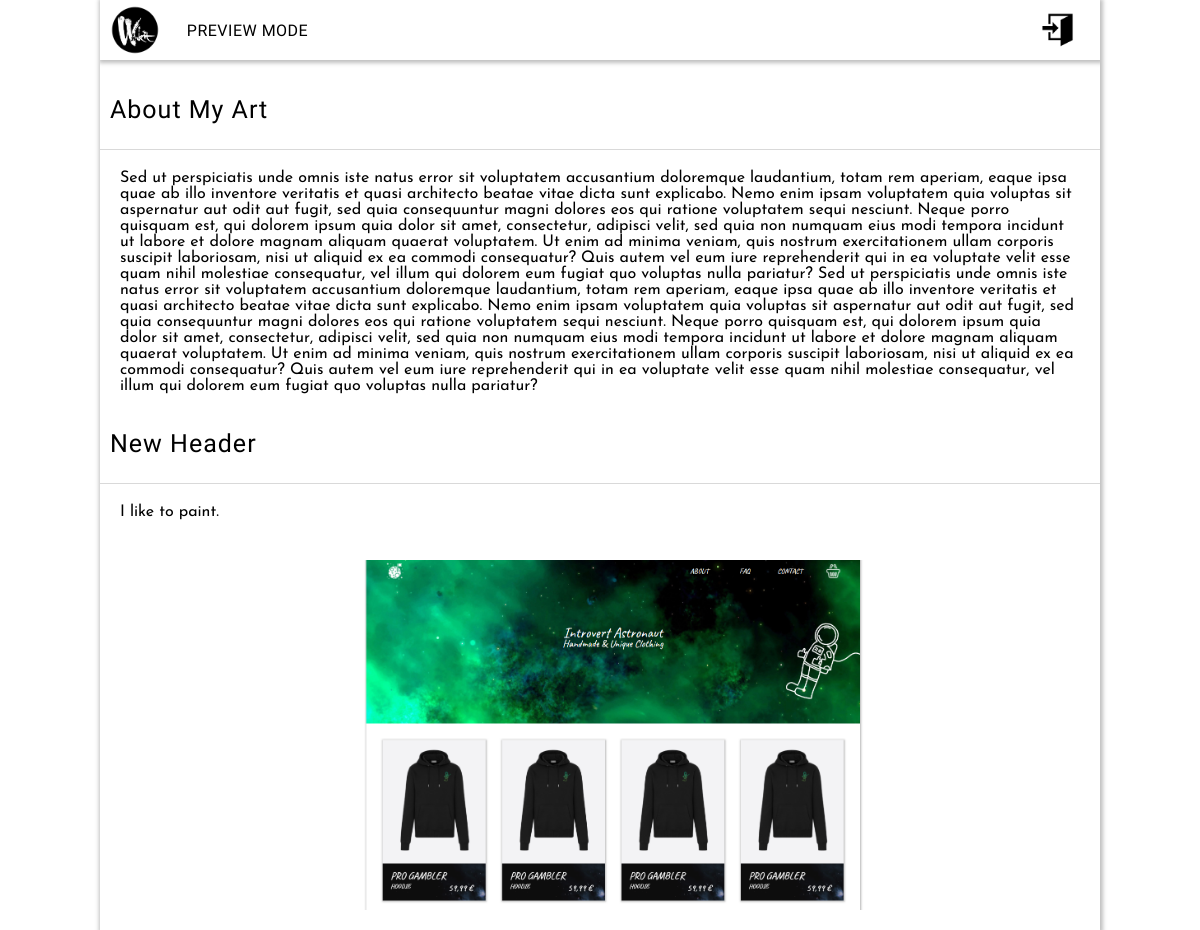
Screenshot of /dashboardExtensions/preview-about-page.php (signed in) with the database file from the repository.
### tables this page shows
CREATE TABLE `about` (
  `id` int(11) NOT NULL,
  `info_block` text NOT NULL,
  `title` text NOT NULL,
  `live` int(5) NOT NULL,
  `order_of_info` int(5) NOT NULL,
  `image` text NOT NULL,
  `imageStyle` text NOT NULL
);

### classes/DB.php (called while the page is built, shortened)
<?php
    class DB{
        private static $_instance = null;
        private $_pdo,
                $_query,
                $_error = false,
                $_results,
                $_count = 0;
        private function __construct(){
            try{
                $this->_pdo = new PDO('mysql:host='. Config::get("mysql/host") .';dbname='. Config::get("mysql/db").';charset=utf8',
                Config::get("mysql/username"), Config::get("mysql/password"));
            }
            catch(PDOException $e){
                die($e->getMessage());
            }
        }
        public static function getInstance(){
            if(!isset(self::$_instance)){
                self::$_instance = new DB();
            }
            return self::$_instance;
        }
        public function query($sql, $params = []){
            if($this->_query = $this->_pdo->prepare($sql)){
                $x = 1;
                if(count($params)){
                    foreach($params as $param){
                        $this->_query->bindValue($x, $param);
                        $x++;
                    }
                }
                if($this->_query->execute()){
                    $this->_results = $this->_query->fetchAll(PDO::FETCH_OBJ);
                } else{
                    $this->_error = true;
                }
            }
            return $this;
        }
        protected function _read($table, $params = []){
            $conditionString = '';
            $bind = [];
            $order = '';
            $limit = '';
            if(isset($params['conditions'])){
                if(is_array($params['conditions'])){
                    foreach($params['conditions'] as $condition){
                        $conditionString .= ' ' .  $condition . ' AND';
                    }
                    $conditionString = trim($conditionString);
                    $conditionString = rtrim($conditionString, ' AND');
                } else{
                    $conditionString = $params['conditions'];
                }
                if($conditionString != ''){
                    $conditionString = ' WHERE ' . $conditionString;
                }
            }
            if(array_key_exists('bind', $params)){
                $bind = $params['bind'];
            }
            if(array_key_exists('order', $params)){
                $order = ' ORDER BY ' . $params['order'];
            }
        $sql = "SELECT * FROM {$table}{$conditionString}{$order}{$limit}";
        if(!$this->query($sql, $bind)->results()){
            return false;
        }
        return true;
        }
        public function find($table, $params = []){
            if($this->_read($table, $params)){
                return $this->results();
            }
            return false;
        }
        public function results(){
            return $this->_results;
        }
    }
?>

### classes/Config.php (called while the page is built)
<?php
    class Config{
        public static function get($path = null){
            if($path){
                $config = $GLOBALS['config'];
                $path = explode('/', $path);
                foreach($path as $bit){
                    if(isset($config[$bit])){
                        $config = $config[$bit];
                    }
                }
                return $config;
            }
            return false;
        }
    }
?>

### dashboardExtensions/preview-about-page.php (the view, shortened to what this page needs)
<html>
    <head>
        <?php
             include_once("../includes/dashboardhead.php");
        ?>
        <link rel="stylesheet" href="../public/style/index.css">
        <link rel="stylesheet" href="../public/style/products.css">
        <link rel="stylesheet" href="../public/style/terms-and-conditions.css">
        <link rel="stylesheet" href="../public/style/about-page.css">
    </head>
<body>
    <div class="content">
        <div class="center-content" id="center-content">
                    <div class="products-nav-container">
                        <div class="products-nav-logo"></div>
                        <div class="products-nav-button-container">
                            <div class="products-nav-button">
                                <div class="button-text" style="white-space: nowrap;">PREVIEW MODE</div>
                            </div>
                        </div>
                        <div class="preview-exit" onclick="window.location.href = './about-page-edit.php';"></div>
                    </div>
                 <div class="about-page-content">
                    <?php
                         $aboutHeaders = DB::getInstance()->find('about', [
                            'order' => 'order_of_info'
                        ]);
                        foreach($aboutHeaders as $aboutHeader):
                            $paragraphArray = json_decode($aboutHeader->info_block);
                            if(empty($aboutHeader->image)):
                     ?>
                        <div class="about-content-header">
                            <p class="about-header-text"><?= $aboutHeader->title; ?></p>
                        </div>
                         <div class="about-paragraph-content">
                            <?php
                                foreach($paragraphArray as $paragraph):
                            ?>
                                <div class="about-paragraph"><?= $paragraph; ?></div>
                            <?php
                                endforeach;
                            ?>
                        </div>
                        <?php
                            else:
                        ?>
                        <div class="about-page-image" style="background-image: url('<?= $aboutHeader->image; ?>');"></div>
                    <?php
                        endif;
                        endforeach;
                    ?>
                 </div>
         </div>
    </div>
    </body>
    </html>

### public/style/dashboard.css (style rules this page uses)
* { margin: 0; padding: 0; box-sizing: border-box; }

### public/style/all-products.css (style rules this page uses)
.button-text { position: absolute; transform: translateY(-50%) translateX(-50%); top: 50%; left: 50%; font-family: 'Big Shoulders Text', cursive; letter-spacing: 0.5px; font-size: 16px; }

### public/style/index.css (style rules this page uses)
* { padding: 0; margin: 0; box-sizing: border-box; }
.content { width: 100%; height: 100%; position: relative; font-size: 0; }
.center-content { position: absolute; width: 1200px; min-height: 40px; height: auto; background-color:white; height: auto; transform: translateX(-50%); left: 50%; overflow: hidden; box-shadow: 1px 1px 4px 2px rgba(0, 0, 0, 0.25); }
.button-text { position: absolute; top: 50%; left: 50%; transform: translateY(-50%) translateX(-50%); cursor: pointer; }
@media only screen and (max-width: 1250px) { .center-content { width: 1000px; } }

### public/style/products.css (style rules this page uses)
.products-nav-container { width: 100%; height: 60px; background-color: white; color: black; font-family: 'Josefin Sans', sans-serif; letter-spacing: 1px; user-select: none; position: relative; box-shadow: 1px 1px 4px 2px rgba(0, 0, 0, 0.25); z-index: 2; }
.products-nav-button-container { height: 100%; position: absolute; top: 50%; left: 90px; transform: translateY(-50%); }
.products-nav-button { font-size: 16px; color: black; display: inline-block; position: relative; height: 100%; width: 115px; user-select: none; }
.products-nav-logo { background-image: url(../img/logo.png); height: 50px; width: 50px; position: absolute; display: inline-block; background-position: center; background-repeat: no-repeat; background-size: cover; transform: translateY(-50%); left: 10px; top: 50%; cursor: pointer; }

### public/style/terms-and-conditions.css (style rules this page uses)
.preview-exit { background-image: url(../img/icons/exit.png); height: 55px; width: 55px; position: absolute; display: inline-block; background-position: center; background-repeat: no-repeat; background-size: cover; transform: translateY(-50%); right: 15px; top: 50%; cursor: pointer; }

### public/style/about-page.css (style rules this page uses)
.about-page-content { width: 100%; padding-bottom: 20px; }
.about-content-header { width: 100%; height: 80px; margin-top: 10px; font-size: 25px; font-family: 'Big Shoulders Text', cursive; letter-spacing: 1px; padding-left: 10px; border-bottom: solid 0.5px rgba(0, 0, 0, 0.15); line-height: 80px; }
.about-header-text { display: inline-block; }
.about-paragraph-content { width: auto; display: inline-block; vertical-align: top; }
.about-paragraph { width: 100%; font-size: 16px; padding: 20px; padding-bottom: 0px; font-family: "Josefin Sans"; text-decoration: none; color: black; }
.about-page-image { width: 95%; height: 350px; padding-left: 10px; line-height: 80px; background-size: contain; background-position: center; background-repeat: no-repeat; margin-top: 40px; margin-left: 2.5%; }

### rows the page displays
about: title "About My Art", info_block "Sed ut perspiciatis unde omnis iste natus error sit voluptatem accusantium doloremque laudantium, totam rem aperiam, eaque ipsa quae ab illo inventore veritatis et quasi architecto beatae vitae dicta sunt explicabo. Nemo enim ipsam voluptatem quia voluptas sit aspernatur aut odit aut fugit, sed quia consequuntur magni dolores eos qui ratione voluptatem sequi nesciunt. Neque porro quisquam est, qui dolorem ipsum quia dolor sit amet, consectetur, adipisci velit, sed quia non numquam eius modi tempora incidunt ut labore et dolore magnam aliquam quaerat voluptatem. Ut enim ad minima veniam, quis nostrum exercitationem ullam corporis suscipit laboriosam, nisi ut aliquid ex ea commodi…"
about: title "New Header", info_block "I like to paint."
about: image (picture)
